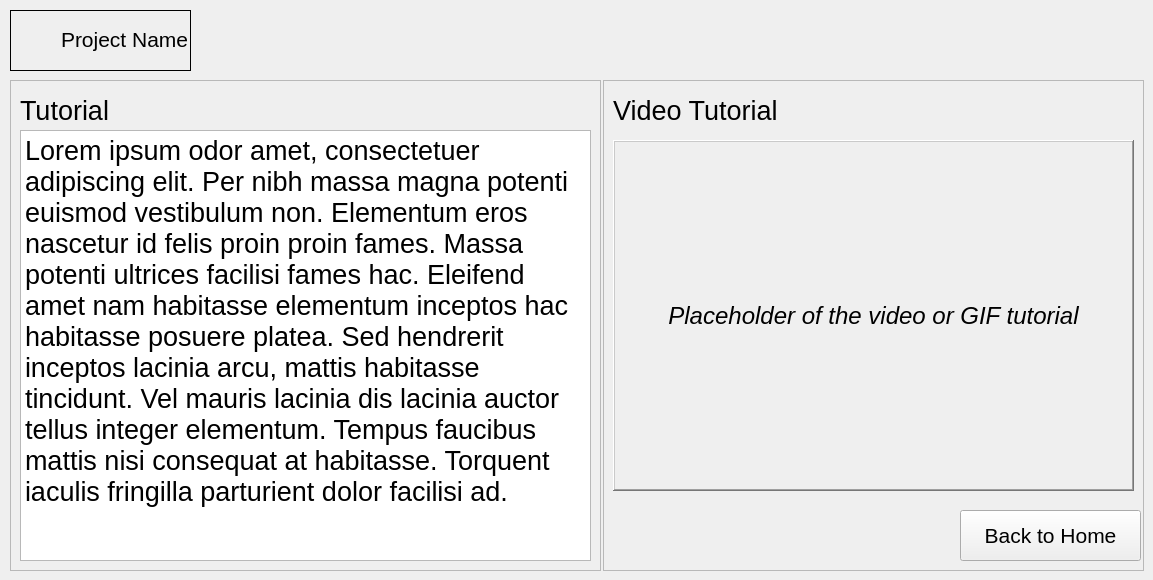
    <widget class="QWidget" name="TutorialPage">
     <widget class="QFrame" name="frame_10">
      <property name="geometry">
       <rect>
        <x>10</x>
        <y>10</y>
        <width>181</width>
        <height>61</height>
       </rect>
      </property>
      <property name="frameShape">
       <enum>QFrame::Shape::Box</enum>
      </property>
      <property name="frameShadow">
       <enum>QFrame::Shadow::Plain</enum>
      </property>
      <widget class="QLabel" name="tutorial_namepage">
       <property name="geometry">
        <rect>
         <x>51</x>
         <y>14</y>
         <width>131</width>
         <height>31</height>
        </rect>
       </property>
       <property name="font">
        <font>
         <pointsize>16</pointsize>
        </font>
       </property>
       <property name="text">
        <string>Project Name</string>
       </property>
      </widget>
      <widget class="QLabel" name="logo_tutorial">
       <property name="geometry">
        <rect>
         <x>10</x>
         <y>10</y>
         <width>41</width>
         <height>41</height>
        </rect>
       </property>
       <property name="text">
        <string/>
       </property>
       <property name="pixmap">
        <pixmap resource="icons/resource.qrc">:/icons/webcam-2-256.png</pixmap>
       </property>
       <property name="scaledContents">
        <bool>true</bool>
       </property>
      </widget>
     </widget>
     <widget class="QFrame" name="frame_11">
      <property name="geometry">
       <rect>
        <x>10</x>
        <y>80</y>
        <width>591</width>
        <height>491</height>
       </rect>
      </property>
      <property name="frameShape">
       <enum>QFrame::Shape::StyledPanel</enum>
      </property>
      <property name="frameShadow">
       <enum>QFrame::Shadow::Raised</enum>
      </property>
      <widget class="QLabel" name="label_2">
       <property name="geometry">
        <rect>
         <x>10</x>
         <y>10</y>
         <width>91</width>
         <height>41</height>
        </rect>
       </property>
       <property name="font">
        <font>
         <pointsize>20</pointsize>
        </font>
       </property>
       <property name="text">
        <string>Tutorial</string>
       </property>
      </widget>
      <widget class="QTextEdit" name="stepbystepTutorial_text">
       <property name="geometry">
        <rect>
         <x>10</x>
         <y>50</y>
         <width>571</width>
         <height>431</height>
        </rect>
       </property>
       <property name="html">
        <string>&lt;!DOCTYPE HTML PUBLIC &quot;-//W3C//DTD HTML 4.0//EN&quot; &quot;http://www.w3.org/TR/REC-html40/strict.dtd&quot;&gt;
&lt;html&gt;&lt;head&gt;&lt;meta name=&quot;qrichtext&quot; content=&quot;1&quot; /&gt;&lt;meta charset=&quot;utf-8&quot; /&gt;&lt;style type=&quot;text/css&quot;&gt;
p, li { white-space: pre-wrap; }
hr { height: 1px; border-width: 0; }
li.unchecked::marker { content: &quot;\2610&quot;; }
li.checked::marker { content: &quot;\2612&quot;; }
&lt;/style&gt;&lt;/head&gt;&lt;body style=&quot; font-family:'Segoe UI'; font-size:9pt; font-weight:400; font-style:normal;&quot;&gt;
&lt;p style=&quot; margin-top:0px; margin-bottom:0px; margin-left:0px; margin-right:0px; -qt-block-indent:0; text-indent:0px;&quot;&gt;&lt;span style=&quot; font-size:20pt;&quot;&gt;Lorem ipsum odor amet, consectetuer adipiscing elit. Per nibh massa magna potenti euismod vestibulum non. Elementum eros nascetur id felis proin proin fames. Massa potenti ultrices facilisi fames hac. Eleifend amet nam habitasse elementum inceptos hac habitasse posuere platea. Sed hendrerit inceptos lacinia arcu, mattis habitasse tincidunt. Vel mauris lacinia dis lacinia auctor tellus integer elementum. Tempus faucibus mattis nisi consequat at habitasse. Torquent iaculis fringilla parturient dolor facilisi ad.&lt;/span&gt;&lt;/p&gt;&lt;/body&gt;&lt;/html&gt;</string>
       </property>
      </widget>
     </widget>
     <widget class="QFrame" name="frame_12">
      <property name="geometry">
       <rect>
        <x>603</x>
        <y>80</y>
        <width>541</width>
        <height>491</height>
       </rect>
      </property>
      <property name="frameShape">
       <enum>QFrame::Shape::StyledPanel</enum>
      </property>
      <property name="frameShadow">
       <enum>QFrame::Shadow::Raised</enum>
      </property>
      <widget class="QLabel" name="label_3">
       <property name="geometry">
        <rect>
         <x>10</x>
         <y>10</y>
         <width>171</width>
         <height>41</height>
        </rect>
       </property>
       <property name="font">
        <font>
         <pointsize>20</pointsize>
        </font>
       </property>
       <property name="text">
        <string>Video Tutorial</string>
       </property>
      </widget>
      <widget class="QLabel" name="center_video_preview_label_2">
       <property name="geometry">
        <rect>
         <x>10</x>
         <y>60</y>
         <width>521</width>
         <height>351</height>
        </rect>
       </property>
       <property name="font">
        <font>
         <pointsize>18</pointsize>
         <italic>true</italic>
        </font>
       </property>
       <property name="frameShape">
        <enum>QFrame::Shape::WinPanel</enum>
       </property>
       <property name="frameShadow">
        <enum>QFrame::Shadow::Raised</enum>
       </property>
       <property name="lineWidth">
        <number>2</number>
       </property>
       <property name="text">
        <string>Placeholder of the video or GIF tutorial</string>
       </property>
       <property name="alignment">
        <set>Qt::AlignmentFlag::AlignCenter</set>
       </property>
      </widget>
     </widget>
     <widget class="QPushButton" name="pushButton_5">
      <property name="geometry">
       <rect>
        <x>960</x>
        <y>510</y>
        <width>181</width>
        <height>51</height>
       </rect>
      </property>
      <property name="font">
       <font>
        <pointsize>16</pointsize>
       </font>
      </property>
      <property name="text">
       <string>Back to Home</string>
      </property>
     </widget>
    </widget>
